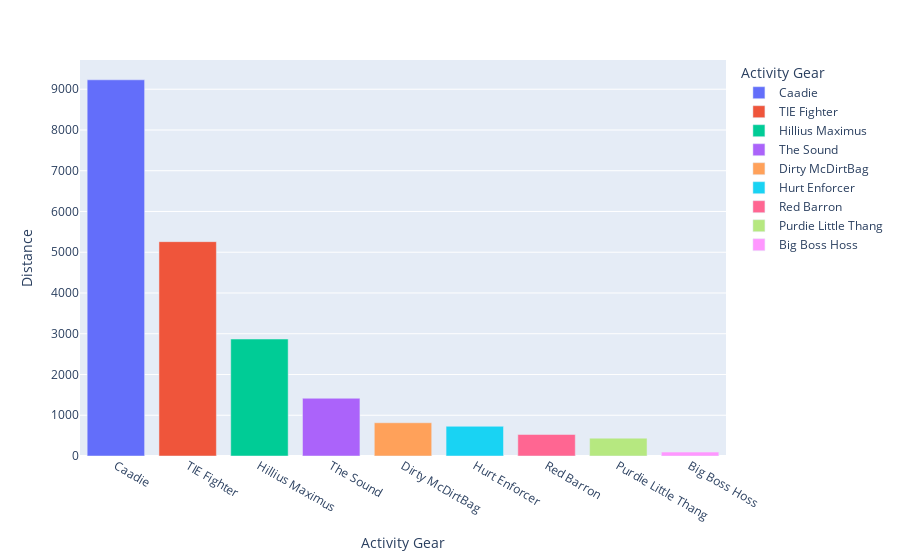

Source (notebook cell):
### Code cell
fig = px.bar(grouped_by_bike, x='Activity Gear', y='Distance', color='Activity Gear')
fig

### Figure 1 — Plotly figure (JSON) as saved in the notebook; plotly's stock layout.template omitted (floating-point values rounded to 4 significant figures)
{"data": [{"alignmentgroup": "True", "hovertemplate": "Activity Gear=%{x}<br>Distance=%{y}<extra></extra>", "legendgroup": "Caadie", "marker": {"color": "#636efa", "pattern": {"shape": ""}}, "name": "Caadie", "offsetgroup": "Caadie", "orientation": "v", "showlegend": true, "textposition": "auto", "type": "bar", "x": ["Caadie"], "xaxis": "x", "y": [9231.0], "yaxis": "y"}, {"alignmentgroup": "True", "hovertemplate": "Activity Gear=%{x}<br>Distance=%{y}<extra></extra>", "legendgroup": "TIE Fighter", "marker": {"color": "#EF553B", "pattern": {"shape": ""}}, "name": "TIE Fighter", "offsetgroup": "TIE Fighter", "orientation": "v", "showlegend": true, "textposition": "auto", "type": "bar", "x": ["TIE Fighter"], "xaxis": "x", "y": [5259.0], "yaxis": "y"}, {"alignmentgroup": "True", "hovertemplate": "Activity Gear=%{x}<br>Distance=%{y}<extra></extra>", "legendgroup": "Hillius Maximus", "marker": {"color": "#00cc96", "pattern": {"shape": ""}}, "name": "Hillius Maximus", "offsetgroup": "Hillius Maximus", "orientation": "v", "showlegend": true, "textposition": "auto", "type": "bar", "x": ["Hillius Maximus"], "xaxis": "x", "y": [2870.0], "yaxis": "y"}, {"alignmentgroup": "True", "hovertemplate": "Activity Gear=%{x}<br>Distance=%{y}<extra></extra>", "legendgroup": "The Sound", "marker": {"color": "#ab63fa", "pattern": {"shape": ""}}, "name": "The Sound", "offsetgroup": "The Sound", "orientation": "v", "showlegend": true, "textposition": "auto", "type": "bar", "x": ["The Sound"], "xaxis": "x", "y": [1417.0], "yaxis": "y"}, {"alignmentgroup": "True", "hovertemplate": "Activity Gear=%{x}<br>Distance=%{y}<extra></extra>", "legendgroup": "Dirty McDirtBag", "marker": {"color": "#FFA15A", "pattern": {"shape": ""}}, "name": "Dirty McDirtBag", "offsetgroup": "Dirty McDirtBag", "orientation": "v", "showlegend": true, "textposition": "auto", "type": "bar", "x": ["Dirty McDirtBag"], "xaxis": "x", "y": [815.6], "yaxis": "y"}, {"alignmentgroup": "True", "hovertemplate": "Activity Gear=%{x}<br>Distance=%{y}<extra></extra>", "legendgroup": "Hurt Enforcer", "marker": {"color": "#19d3f3", "pattern": {"shape": ""}}, "name": "Hurt Enforcer", "offsetgroup": "Hurt Enforcer", "orientation": "v", "showlegend": true, "textposition": "auto", "type": "bar", "x": ["Hurt Enforcer"], "xaxis": "x", "y": [729.1], "yaxis": "y"}, {"alignmentgroup": "True", "hovertemplate": "Activity Gear=%{x}<br>Distance=%{y}<extra></extra>", "legendgroup": "Red Barron", "marker": {"color": "#FF6692", "pattern": {"shape": ""}}, "name": "Red Barron", "offsetgroup": "Red Barron", "orientation": "v", "showlegend": true, "textposition": "auto", "type": "bar", "x": ["Red Barron"], "xaxis": "x", "y": [528.3], "yaxis": "y"}, {"alignmentgroup": "True", "hovertemplate": "Activity Gear=%{x}<br>Distance=%{y}<extra></extra>", "legendgroup": "Purdie Little Thang", "marker": {"color": "#B6E880", "pattern": {"shape": ""}}, "name": "Purdie Little Thang", "offsetgroup": "Purdie Little Thang", "orientation": "v", "showlegend": true, "textposition": "auto", "type": "bar", "x": ["Purdie Little Thang"], "xaxis": "x", "y": [437.6], "yaxis": "y"}, {"alignmentgroup": "True", "hovertemplate": "Activity Gear=%{x}<br>Distance=%{y}<extra></extra>", "legendgroup": "Big Boss Hoss", "marker": {"color": "#FF97FF", "pattern": {"shape": ""}}, "name": "Big Boss Hoss", "offsetgroup": "Big Boss Hoss", "orientation": "v", "showlegend": true, "textposition": "auto", "type": "bar", "x": ["Big Boss Hoss"], "xaxis": "x", "y": [96.08], "yaxis": "y"}], "layout": {"barmode": "relative", "legend": {"title": {"text": "Activity Gear"}, "tracegroupgap": 0}, "margin": {"t": 60}, "xaxis": {"anchor": "y", "categoryarray": ["Caadie", "TIE Fighter", "Hillius Maximus", "The Sound", "Dirty McDirtBag", "Hurt Enforcer", "Red Barron", "Purdie Little Thang", "Big Boss Hoss"], "categoryorder": "array", "domain": [0, 1], "title": {"text": "Activity Gear"}}, "yaxis": {"anchor": "x", "domain": [0, 1], "title": {"text": "Distance"}}}}
